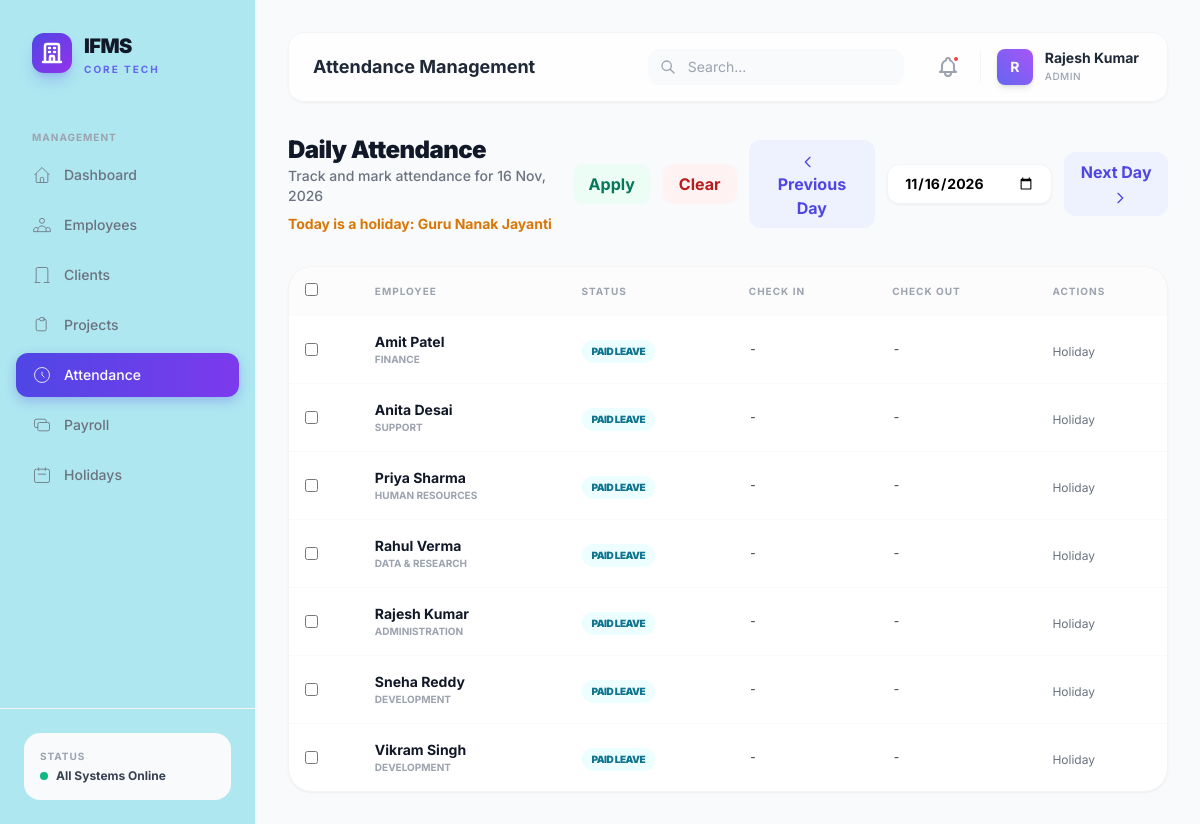
/admin/attendance.php (signed in), run on the app's committed database.
### tables this page shows
CREATE TABLE IF NOT EXISTS holidays (
    id INT AUTO_INCREMENT PRIMARY KEY,
    title VARCHAR(255) NOT NULL,
    date DATE NOT NULL,
    type ENUM('national','public','restricted','company') DEFAULT 'public',
    is_active TINYINT(1) DEFAULT 1,
    created_at TIMESTAMP DEFAULT CURRENT_TIMESTAMP,
    UNIQUE KEY unique_holiday (date)
);

CREATE TABLE IF NOT EXISTS employees (
    id INT AUTO_INCREMENT PRIMARY KEY,
    user_id INT NOT NULL,
    employee_code VARCHAR(20) NOT NULL UNIQUE,
    department_id INT NOT NULL,
    designation VARCHAR(100),
    senior_developer_id INT,
    employment_type ENUM('full-time','part-time','contract','intern') DEFAULT 'full-time',
    date_of_joining DATE NOT NULL,
    date_of_birth DATE,
    gender ENUM('male','female','other'),
    address TEXT,
    city VARCHAR(100),
    state VARCHAR(100),
    pincode VARCHAR(10),
    emergency_contact VARCHAR(20),
    bank_name VARCHAR(100),
    bank_account_no VARCHAR(50),
    ifsc_code VARCHAR(20),
    pan_number VARCHAR(20),
    aadhar_number VARCHAR(20),
    base_salary DECIMAL(12,2) DEFAULT 0,
    hra DECIMAL(12,2) DEFAULT 0,
    da DECIMAL(12,2) DEFAULT 0,
    special_allowance DECIMAL(12,2) DEFAULT 0,
    pf_deduction DECIMAL(12,2) DEFAULT 0,
    tax_deduction DECIMAL(12,2) DEFAULT 0,
    other_deductions DECIMAL(12,2) DEFAULT 0,
    is_active TINYINT(1) DEFAULT 1,
    created_at TIMESTAMP DEFAULT CURRENT_TIMESTAMP,
    updated_at TIMESTAMP DEFAULT CURRENT_TIMESTAMP ON UPDATE CURRENT_TIMESTAMP,
    FOREIGN KEY (user_id) REFERENCES users(id) ON DELETE CASCADE,
    FOREIGN KEY (department_id) REFERENCES departments(id),
    FOREIGN KEY (senior_developer_id) REFERENCES employees(id) ON DELETE SET NULL
);

### admin/attendance.php (the view, shortened to what this page needs)
<?php
$db = getDB();
$date = $_GET['date'] ?? date('Y-m-d');
$weekday = (int)date('w', strtotime($date));
$holidayStmt = $db->prepare("SELECT id, title FROM holidays WHERE date = ? LIMIT 1");
$holidayStmt->execute([$date]);
$holidayRow = $holidayStmt->fetch();
$isHoliday = $holidayRow ? true : false;
$holidayName = $holidayRow['title'] ?? '';
$isWeekend = ($weekday === 0 || $weekday === 6);
$isFuture = (strtotime($date) > strtotime(date('Y-m-d')));
$employees = $db->query("
        SELECT e.*, COALESCE(u.full_name, e.employee_code) AS full_name, COALESCE(d.name, '') AS department_name,
            a.status AS attendance_status, a.check_in, a.check_out
        FROM employees e
        LEFT JOIN users u ON e.user_id = u.id
        LEFT JOIN departments d ON e.department_id = d.id
        LEFT JOIN attendance a ON e.id = a.employee_id AND a.date = '{$date}'
    ORDER BY u.full_name ASC
")->fetchAll();
include __DIR__ . '/../includes/header.php';
?>
<div class="flex flex-col sm:flex-row sm:items-center justify-between gap-4 mb-8">
    <div>
        <h2 class="text-2xl font-black text-gray-900 tracking-tight">Daily Attendance</h2>
        <p class="text-sm text-gray-500 font-medium">Track and mark attendance for <?= date('d M, Y', strtotime($date)) ?></p>
        <?php if ($isHoliday || $isWeekend): ?>
            <p class="text-sm text-amber-600 font-bold mt-2">Today is a holiday<?= $isHoliday && $holidayName ? ': ' . htmlspecialchars($holidayName) : '' ?></p>
        <?php endif; ?>
    </div>
    <div class="flex items-center gap-3">
        <button id="bulk-all-btn" <?= $isFuture ? 'disabled' : '' ?> onclick="openBulkAllModal()" class="px-4 py-2 bg-emerald-50 text-emerald-700 rounded-xl font-bold hover:bg-emerald-100 transition-all <?= $isFuture ? 'opacity-50 cursor-not-allowed' : '' ?>">Apply</button>
        <button id="clear-all-btn" <?= $isFuture ? 'disabled' : '' ?> onclick="openClearModalAdmin()" class="px-4 py-2 bg-red-50 text-red-700 rounded-xl font-bold hover:bg-red-100 transition-all <?= $isFuture ? 'opacity-50 cursor-not-allowed' : '' ?>">Clear</button>
        <button onclick="location.href='?date=<?= date('Y-m-d', strtotime($date . ' - 1 day')) ?>'" class="px-4 py-2 bg-indigo-50 text-indigo-600 rounded-xl font-bold hover:bg-indigo-100 transition-all">
            <svg class="w-4 h-4 inline mr-2" fill="none" stroke="currentColor" viewBox="0 0 24 24"><path stroke-linecap="round" stroke-linejoin="round" stroke-width="2" d="M15 19l-7-7 7-7"/></svg>
            Previous Day
        </button>
        <input type="date" value="<?= $date ?>" onchange="location.href='?date='+this.value" class="bg-white border border-gray-100 rounded-xl px-4 py-2 text-sm font-bold shadow-sm focus:ring-2 focus:ring-indigo-500/20">
        <button onclick="location.href='?date=<?= date('Y-m-d', strtotime($date . ' + 1 day')) ?>'" class="px-4 py-2 bg-indigo-50 text-indigo-600 rounded-xl font-bold hover:bg-indigo-100 transition-all">
            Next Day
            <svg class="w-4 h-4 inline ml-2" fill="none" stroke="currentColor" viewBox="0 0 24 24"><path stroke-linecap="round" stroke-linejoin="round" stroke-width="2" d="M9 5l7 7-7 7"/></svg>
        </button>
    </div>
</div>
<div class="bg-white rounded-3xl border border-gray-100 shadow-sm overflow-hidden">
    <div class="overflow-x-auto">
        <table class="w-full">
            <thead>
                <tr class="text-left text-[10px] font-black text-gray-400 uppercase tracking-widest bg-gray-50/50">
                    <th class="px-4 py-4"><input type="checkbox" id="select-all-admin" onclick="toggleSelectAllAdmin(this)"></th>
                    <th class="px-6 py-4">Employee</th>
                    <th class="px-6 py-4">Status</th>
                    <th class="px-6 py-4">Check In</th>
                    <th class="px-6 py-4">Check Out</th>
                    <th class="px-6 py-4">Actions</th>
                </tr>
            </thead>
            <tbody class="divide-y divide-gray-50">
                <?php foreach ($employees as $emp): ?>
                <tr class="hover:bg-gray-50/50 transition-colors">
                    <td class="px-4 py-4">
                        <input type="checkbox" class="emp-select" value="<?= $emp['id'] ?>">
                    </td>
                    <td class="px-6 py-4">
                        <p class="text-sm font-bold text-gray-900"><?= htmlspecialchars($emp['full_name']) ?></p>
                        <p class="text-[10px] text-gray-400 font-bold uppercase"><?= $emp['department_name'] ?></p>
                    </td>
                    <td class="px-6 py-4">
                        <?php if ($isHoliday || $isWeekend): ?>
                            <span class="inline-flex items-center px-2.5 py-1 rounded-full text-[10px] font-black uppercase tracking-tighter bg-cyan-50 text-cyan-700">PAID LEAVE</span>
                        <?php endif; ?>
                    </td>
                    <?php if ($isHoliday || $isWeekend): ?>
                        <td class="px-6 py-4 text-sm font-mono text-gray-600">-</td>
                        <td class="px-6 py-4 text-sm font-mono text-gray-600">-</td>
                        <td class="px-6 py-4"><span class="text-xs text-gray-500">Holiday</span></td>
                    <?php endif; ?>
                </tr>
                <?php endforeach; ?>
            </tbody>
        </table>
    </div>
</div>
<?php include __DIR__ . '/../includes/footer.php'; ?>

### includes/header.php (style rules this page uses)
* { font-family: 'Inter', sans-serif; }

### data on the page
holidays: title "Guru Nanak Jayanti"
employees: full_name "Amit Patel", department_name "FINANCE"
employees: full_name "Anita Desai", department_name "SUPPORT"
employees: full_name "Priya Sharma", department_name "HUMAN RESOURCES"
employees: full_name "Rahul Verma", department_name "DATA & RESEARCH"
employees: full_name "Rajesh Kumar", department_name "ADMINISTRATION"
employees: full_name "Sneha Reddy", department_name "DEVELOPMENT"
employees: full_name "Vikram Singh", department_name "DEVELOPMENT"

### other printed values
$pageTitle "Attendance Management"
substr($user['full_name'], 0, 1) "R"
$user['full_name'] "Rajesh Kumar"
$user['role'] "ADMIN"
date('d M, Y', strtotime($date)) "16 Nov, 2026"
